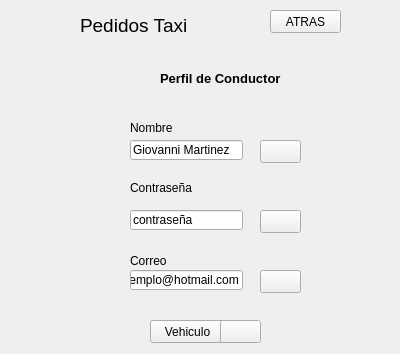
<?xml version="1.0" encoding="UTF-8"?>
<ui version="4.0">
 <class>perfilConductor</class>
 <widget class="QWidget" name="perfilConductor">
  <property name="geometry">
   <rect>
    <x>0</x>
    <y>0</y>
    <width>400</width>
    <height>354</height>
   </rect>
  </property>
  <property name="windowTitle">
   <string>Form</string>
  </property>
  <widget class="QLineEdit" name="lineEdit">
   <property name="geometry">
    <rect>
     <x>130</x>
     <y>140</y>
     <width>113</width>
     <height>20</height>
    </rect>
   </property>
   <property name="inputMask">
    <string/>
   </property>
   <property name="text">
    <string>Giovanni Martinez</string>
   </property>
  </widget>
  <widget class="QLineEdit" name="lineEdit_2">
   <property name="geometry">
    <rect>
     <x>130</x>
     <y>210</y>
     <width>113</width>
     <height>20</height>
    </rect>
   </property>
   <property name="inputMask">
    <string/>
   </property>
   <property name="text">
    <string>contraseña</string>
   </property>
  </widget>
  <widget class="QPushButton" name="pushButton_4">
   <property name="geometry">
    <rect>
     <x>260</x>
     <y>270</y>
     <width>41</width>
     <height>23</height>
    </rect>
   </property>
   <property name="text">
    <string/>
   </property>
   <property name="icon">
    <iconset resource="Imagenes.qrc">
     <normaloff>:/imagenes/registro.png</normaloff>:/imagenes/registro.png</iconset>
   </property>
  </widget>
  <widget class="QLineEdit" name="lineEdit_3">
   <property name="geometry">
    <rect>
     <x>130</x>
     <y>270</y>
     <width>113</width>
     <height>20</height>
    </rect>
   </property>
   <property name="text">
    <string>ejemplo@hotmail.com</string>
   </property>
  </widget>
  <widget class="QLabel" name="label_5">
   <property name="geometry">
    <rect>
     <x>130</x>
     <y>180</y>
     <width>111</width>
     <height>16</height>
    </rect>
   </property>
   <property name="text">
    <string>Contraseña</string>
   </property>
  </widget>
  <widget class="QLabel" name="label_3">
   <property name="geometry">
    <rect>
     <x>130</x>
     <y>120</y>
     <width>81</width>
     <height>16</height>
    </rect>
   </property>
   <property name="text">
    <string>Nombre</string>
   </property>
  </widget>
  <widget class="QLabel" name="label_7">
   <property name="geometry">
    <rect>
     <x>130</x>
     <y>250</y>
     <width>51</width>
     <height>21</height>
    </rect>
   </property>
   <property name="text">
    <string>Correo</string>
   </property>
  </widget>
  <widget class="QPushButton" name="pushButton_3">
   <property name="geometry">
    <rect>
     <x>260</x>
     <y>210</y>
     <width>41</width>
     <height>23</height>
    </rect>
   </property>
   <property name="text">
    <string/>
   </property>
   <property name="icon">
    <iconset resource="Imagenes.qrc">
     <normaloff>:/imagenes/registro.png</normaloff>:/imagenes/registro.png</iconset>
   </property>
  </widget>
  <widget class="QLabel" name="label_6">
   <property name="geometry">
    <rect>
     <x>90</x>
     <y>170</y>
     <width>31</width>
     <height>41</height>
    </rect>
   </property>
   <property name="text">
    <string/>
   </property>
   <property name="pixmap">
    <pixmap resource="Imagenes.qrc">:/imagenes/estrella.png</pixmap>
   </property>
  </widget>
  <widget class="QLabel" name="label">
   <property name="geometry">
    <rect>
     <x>80</x>
     <y>10</y>
     <width>111</width>
     <height>31</height>
    </rect>
   </property>
   <property name="font">
    <font>
     <pointsize>14</pointsize>
    </font>
   </property>
   <property name="text">
    <string>Pedidos Taxi</string>
   </property>
  </widget>
  <widget class="QLabel" name="label_4">
   <property name="geometry">
    <rect>
     <x>90</x>
     <y>110</y>
     <width>31</width>
     <height>31</height>
    </rect>
   </property>
   <property name="text">
    <string/>
   </property>
   <property name="pixmap">
    <pixmap resource="Imagenes.qrc">:/imagenes/usuario.png</pixmap>
   </property>
  </widget>
  <widget class="QLabel" name="label_8">
   <property name="geometry">
    <rect>
     <x>90</x>
     <y>240</y>
     <width>31</width>
     <height>31</height>
    </rect>
   </property>
   <property name="text">
    <string/>
   </property>
   <property name="pixmap">
    <pixmap resource="Imagenes.qrc">:/imagenes/correo.png</pixmap>
   </property>
  </widget>
  <widget class="QPushButton" name="pushButton_2">
   <property name="geometry">
    <rect>
     <x>260</x>
     <y>140</y>
     <width>41</width>
     <height>23</height>
    </rect>
   </property>
   <property name="text">
    <string/>
   </property>
   <property name="icon">
    <iconset resource="Imagenes.qrc">
     <normaloff>:/imagenes/registro.png</normaloff>:/imagenes/registro.png</iconset>
   </property>
  </widget>
  <widget class="QLabel" name="label_2">
   <property name="geometry">
    <rect>
     <x>160</x>
     <y>70</y>
     <width>131</width>
     <height>16</height>
    </rect>
   </property>
   <property name="font">
    <font>
     <pointsize>10</pointsize>
     <weight>75</weight>
     <bold>true</bold>
    </font>
   </property>
   <property name="text">
    <string>Perfil de Conductor</string>
   </property>
  </widget>
  <widget class="QPushButton" name="pushButton">
   <property name="geometry">
    <rect>
     <x>270</x>
     <y>10</y>
     <width>71</width>
     <height>23</height>
    </rect>
   </property>
   <property name="text">
    <string>ATRAS</string>
   </property>
   <property name="icon">
    <iconset resource="Imagenes.qrc">
     <normaloff>:/imagenes/espalda.png</normaloff>:/imagenes/espalda.png</iconset>
   </property>
  </widget>
  <widget class="QPushButton" name="pushButton_5">
   <property name="geometry">
    <rect>
     <x>150</x>
     <y>320</y>
     <width>75</width>
     <height>23</height>
    </rect>
   </property>
   <property name="text">
    <string>Vehiculo</string>
   </property>
  </widget>
  <widget class="QPushButton" name="pushButton_6">
   <property name="geometry">
    <rect>
     <x>220</x>
     <y>320</y>
     <width>41</width>
     <height>23</height>
    </rect>
   </property>
   <property name="text">
    <string/>
   </property>
   <property name="icon">
    <iconset resource="Imagenes.qrc">
     <normaloff>:/imagenes/registro.png</normaloff>:/imagenes/registro.png</iconset>
   </property>
  </widget>
 </widget>
 <resources>
  <include location="Imagenes.qrc"/>
 </resources>
 <connections/>
</ui>
